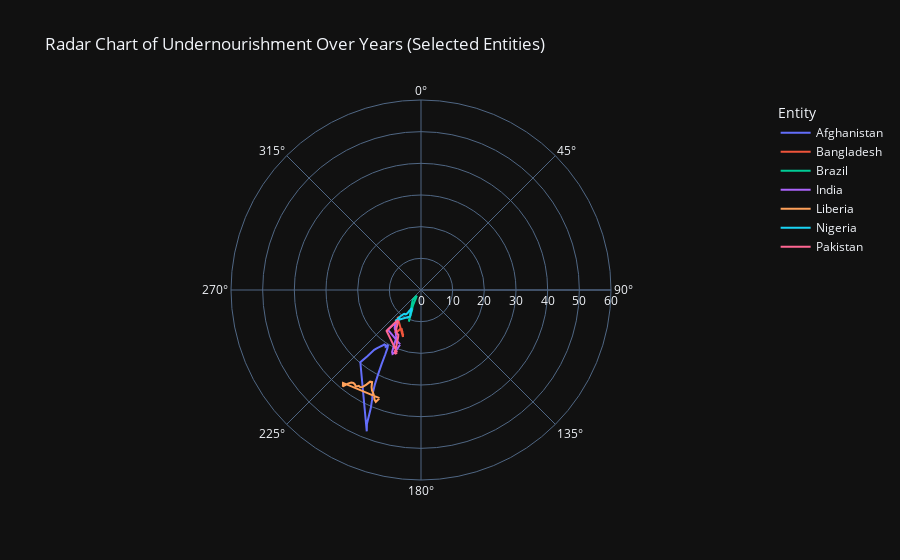

Notebook cell for this chart:
### Markdown cell above
Radar Chart: Created a radar chart to compare undernourishment rates across selected countries over different years, helping in the visual comparison of trends.

### Code cell
# Filter data for selected entities
selected_entities = ['Afghanistan', 'India', 'Brazil', 'Bangladesh', 'Nigeria', 'Pakistan', 'Liberia']
data_selected = data[data['Entity'].isin(selected_entities)]

# Create a radar chart
fig_radar = px.line_polar(data_selected, r='Prevalence of undernourishment (% of population)', theta='Year',
                          line_close=True, color='Entity',
                          title='Radar Chart of Undernourishment Over Years (Selected Entities)')

# Customize the radar chart layout
fig_radar.update_layout(polar=dict(radialaxis=dict(visible=True, range=[0, 60])),
                        template='plotly_dark')

# Show the radar chart
fig_radar.show()

### Figure 1 — Plotly figure (JSON) as saved in the notebook; plotly's stock layout.template omitted (floating-point values rounded to 4 significant figures)
{"data": [{"hovertemplate": "Entity=Afghanistan<br>Prevalence of undernourishment (% of population)=%{r}<br>Year=%{theta}<extra></extra>", "legendgroup": "Afghanistan", "line": {"color": "#636efa", "dash": "solid"}, "marker": {"symbol": "circle"}, "mode": "lines", "name": "Afghanistan", "r": [47.8, 45.6, 40.6, 38, 36.1, 33.3, 29.8, 26.5, 23.3, 21.2, 20.2, 21.1, 20.7, 20.7, 21.5, 22.2, 23, 24, 26.9, 29.8, 47.8], "showlegend": true, "subplot": "polar", "theta": [2001, 2002, 2003, 2004, 2005, 2006, 2007, 2008, 2009, 2010, 2011, 2012, 2013, 2014, 2015, 2016, 2017, 2018, 2019, 2020, 2001], "type": "scatterpolar"}, {"hovertemplate": "Entity=Bangladesh<br>Prevalence of undernourishment (% of population)=%{r}<br>Year=%{theta}<extra></extra>", "legendgroup": "Bangladesh", "line": {"color": "#EF553B", "dash": "solid"}, "marker": {"symbol": "circle"}, "mode": "lines", "name": "Bangladesh", "r": [15.9, 15.1, 14.9, 14.4, 14.2, 13.8, 13.9, 13.6, 14.8, 15.2, 15.8, 15.3, 15, 14.1, 14, 13.3, 12.5, 11.5, 11, 11.4, 15.9], "showlegend": true, "subplot": "polar", "theta": [2001, 2002, 2003, 2004, 2005, 2006, 2007, 2008, 2009, 2010, 2011, 2012, 2013, 2014, 2015, 2016, 2017, 2018, 2019, 2020, 2001], "type": "scatterpolar"}, {"hovertemplate": "Entity=Brazil<br>Prevalence of undernourishment (% of population)=%{r}<br>Year=%{theta}<extra></extra>", "legendgroup": "Brazil", "line": {"color": "#00cc96", "dash": "solid"}, "marker": {"symbol": "circle"}, "mode": "lines", "name": "Brazil", "r": [10.7, 9.3, 7.9, 6.8, 6.5, 6.2, 5.6, 5.1, 4.3, 3.7, 3.2, 3, 2.8, 2.5, 2.5, 2.5, 2.5, 2.5, 2.6, 4.1, 10.7], "showlegend": true, "subplot": "polar", "theta": [2001, 2002, 2003, 2004, 2005, 2006, 2007, 2008, 2009, 2010, 2011, 2012, 2013, 2014, 2015, 2016, 2017, 2018, 2019, 2020, 2001], "type": "scatterpolar"}, {"hovertemplate": "Entity=India<br>Prevalence of undernourishment (% of population)=%{r}<br>Year=%{theta}<extra></extra>", "legendgroup": "India", "line": {"color": "#ab63fa", "dash": "solid"}, "marker": {"symbol": "circle"}, "mode": "lines", "name": "India", "r": [18.4, 20.1, 21.5, 22.1, 21.6, 19.6, 17.5, 16.6, 16.3, 15.9, 15.4, 14.9, 14.9, 14.8, 14.5, 13.9, 13.2, 13.3, 14.6, 16.3, 18.4], "showlegend": true, "subplot": "polar", "theta": [2001, 2002, 2003, 2004, 2005, 2006, 2007, 2008, 2009, 2010, 2011, 2012, 2013, 2014, 2015, 2016, 2017, 2018, 2019, 2020, 2001], "type": "scatterpolar"}, {"hovertemplate": "Entity=Liberia<br>Prevalence of undernourishment (% of population)=%{r}<br>Year=%{theta}<extra></extra>", "legendgroup": "Liberia", "line": {"color": "#FFA15A", "dash": "solid"}, "marker": {"symbol": "circle"}, "mode": "lines", "name": "Liberia", "r": [36.6, 38.1, 37.6, 36.5, 35.8, 35.3, 34.4, 32.9, 33.1, 34.5, 35.7, 36.2, 36.1, 36.8, 36.4, 36.3, 36.6, 37.5, 39.2, 38.3, 36.6], "showlegend": true, "subplot": "polar", "theta": [2001, 2002, 2003, 2004, 2005, 2006, 2007, 2008, 2009, 2010, 2011, 2012, 2013, 2014, 2015, 2016, 2017, 2018, 2019, 2020, 2001], "type": "scatterpolar"}, {"hovertemplate": "Entity=Nigeria<br>Prevalence of undernourishment (% of population)=%{r}<br>Year=%{theta}<extra></extra>", "legendgroup": "Nigeria", "line": {"color": "#19d3f3", "dash": "solid"}, "marker": {"symbol": "circle"}, "mode": "lines", "name": "Nigeria", "r": [8.9, 8.9, 8.6, 7.9, 7.1, 6.7, 6.6, 6.8, 7.5, 8.2, 8.8, 9.1, 9.1, 9.2, 9.2, 9.4, 10, 10.4, 12, 12.7, 8.9], "showlegend": true, "subplot": "polar", "theta": [2001, 2002, 2003, 2004, 2005, 2006, 2007, 2008, 2009, 2010, 2011, 2012, 2013, 2014, 2015, 2016, 2017, 2018, 2019, 2020, 2001], "type": "scatterpolar"}, {"hovertemplate": "Entity=Pakistan<br>Prevalence of undernourishment (% of population)=%{r}<br>Year=%{theta}<extra></extra>", "legendgroup": "Pakistan", "line": {"color": "#FF6692", "dash": "solid"}, "marker": {"symbol": "circle"}, "mode": "lines", "name": "Pakistan", "r": [21.1, 21.8, 21, 19, 17.6, 16.4, 15.8, 15.8, 15.6, 15.4, 15.1, 14.7, 14.2, 13.4, 12.8, 12.4, 12.1, 12.3, 14.1, 16.9, 21.1], "showlegend": true, "subplot": "polar", "theta": [2001, 2002, 2003, 2004, 2005, 2006, 2007, 2008, 2009, 2010, 2011, 2012, 2013, 2014, 2015, 2016, 2017, 2018, 2019, 2020, 2001], "type": "scatterpolar"}], "layout": {"autosize": true, "legend": {"title": {"text": "Entity"}, "tracegroupgap": 0}, "polar": {"angularaxis": {"direction": "clockwise", "rotation": 90, "type": "linear"}, "domain": {"x": [0, 1], "y": [0, 1]}, "radialaxis": {"autorange": false, "range": [0, 60], "type": "linear", "visible": true}}, "title": {"text": "Radar Chart of Undernourishment Over Years (Selected Entities)"}}}
